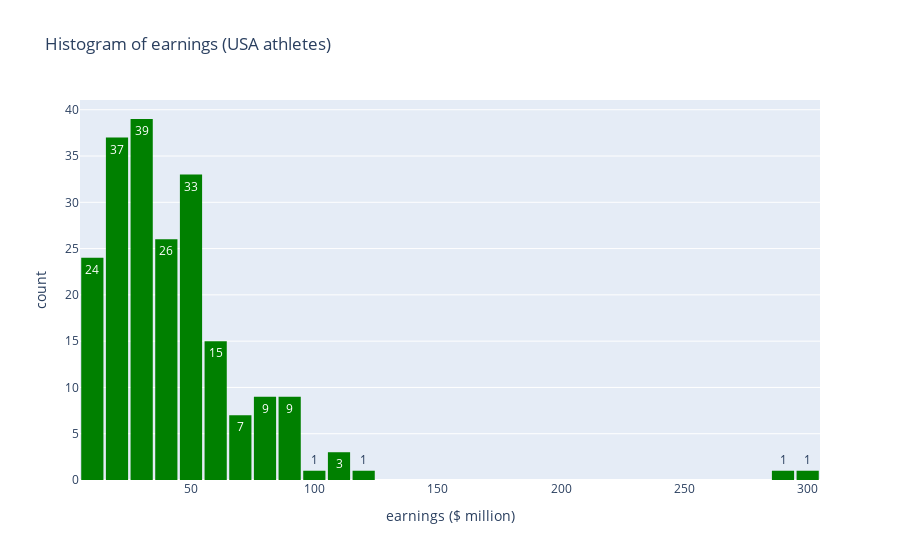

The notebook cell saved with this chart:
### Markdown cell above
This histogram shows the earnings for only American athletes.

### Code cell
usa_only = athlete[athlete['Nationality'] == 'USA']

fig = px.histogram(usa_only, x=earning,
title='Histogram of earnings (USA athletes)',
text_auto=True, 
color_discrete_sequence=['green'])
fig.update_layout(bargap=0.1) 
fig.show()

### Figure 1 — Plotly figure (JSON) as saved in the notebook; plotly's stock layout.template omitted (floating-point values rounded to 4 significant figures; data arrays with more than 128 entries replaced by an {"elided": "..."} marker saying what was removed)
{"data": [{"alignmentgroup": "True", "bingroup": "x", "hovertemplate": "earnings ($ million)=%{x}<br>count=%{y}<extra></extra>", "legendgroup": "", "marker": {"color": "green", "pattern": {"shape": ""}}, "name": "", "offsetgroup": "", "orientation": "v", "showlegend": false, "texttemplate": "%{value}", "type": "histogram", "x": {"elided": "206 float values"}, "xaxis": "x", "yaxis": "y"}], "layout": {"bargap": 0.1, "barmode": "relative", "legend": {"tracegroupgap": 0}, "title": {"text": "Histogram of earnings (USA athletes)"}, "xaxis": {"anchor": "y", "domain": [0, 1], "title": {"text": "earnings ($ million)"}}, "yaxis": {"anchor": "x", "domain": [0, 1], "title": {"text": "count"}}}}
